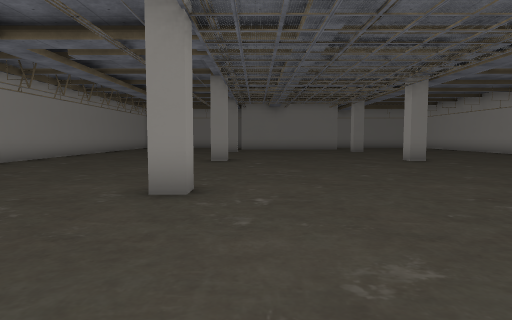
view 1 (above)

24 first-person views from a walk through a Unity game level. The camera is 1.5 m above the floor, tilts 4° down and sees 75° across. Doors are open. The floor is counted in squares, 2 m on a side. Each view is taken from the middle of a square. On the plan, view 1 faces up. The plan holds only what a view shows up to about 11 squares ahead; the rest is blank. The place goes on beyond the plan. Some surface patterns are stand-ins.

view 2
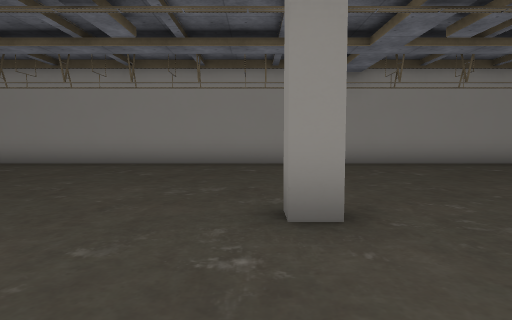

view 3
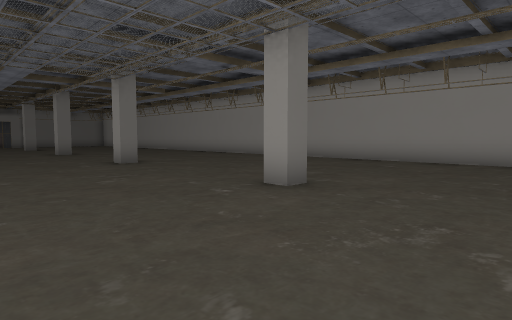

view 4
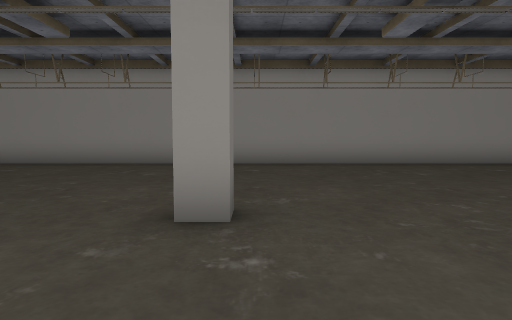

view 5
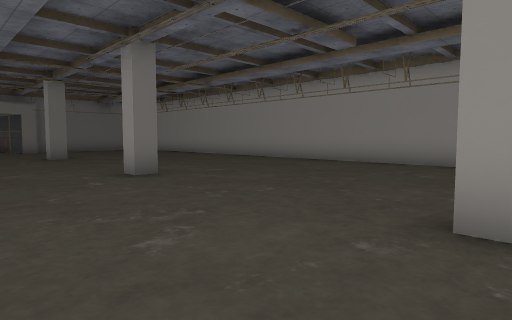

view 6
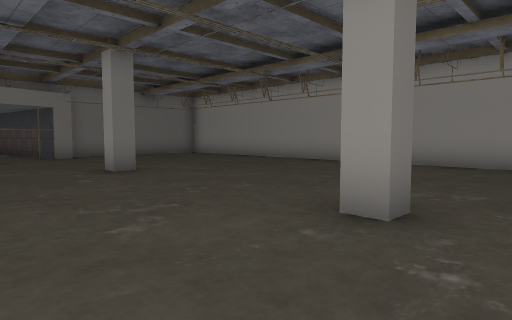

view 7
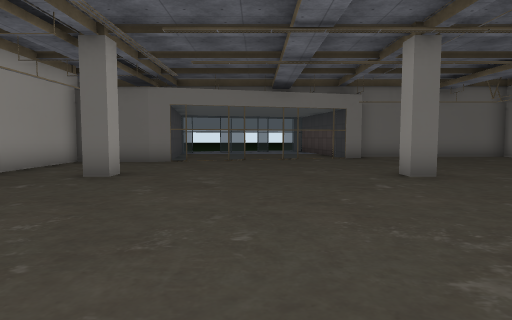

view 8
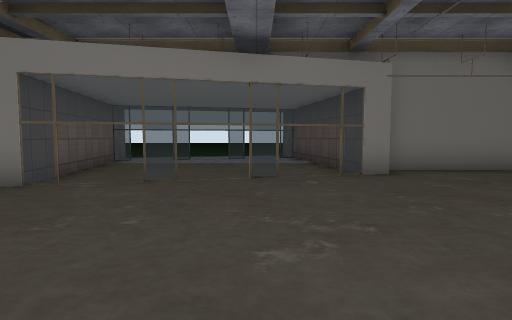

view 9
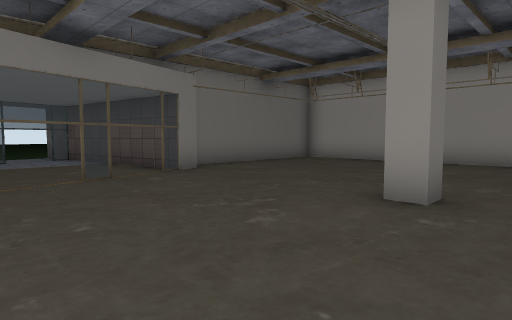

view 10
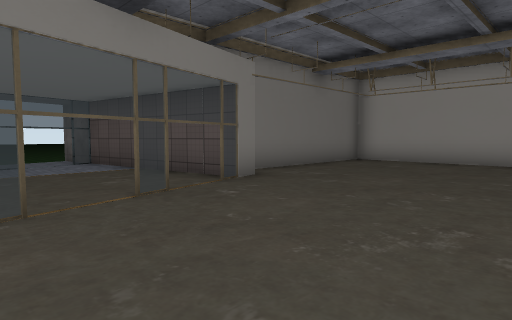

view 11
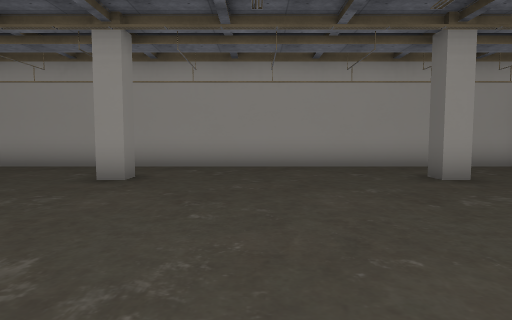

view 12
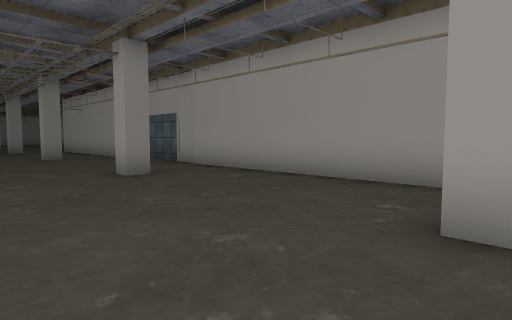

view 13
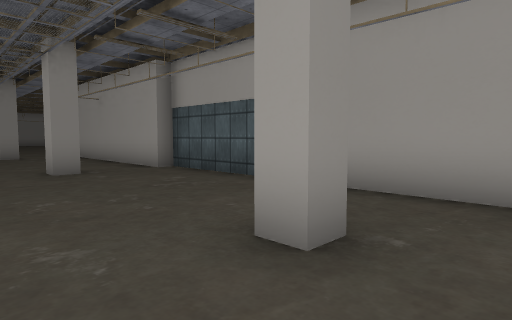

view 14
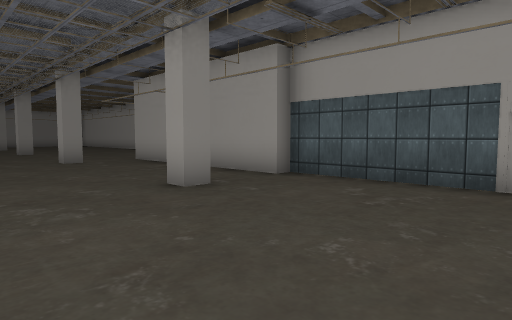

view 15
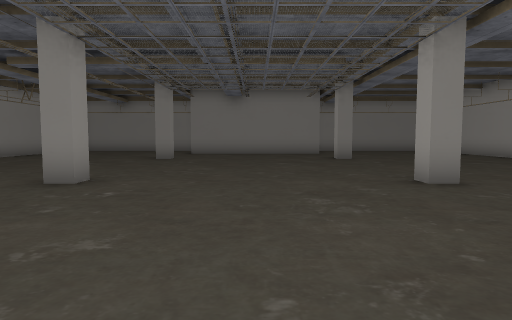

view 16
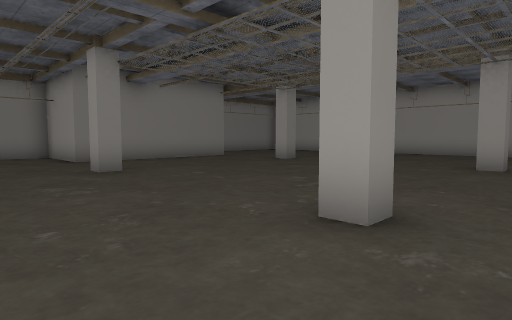

view 17
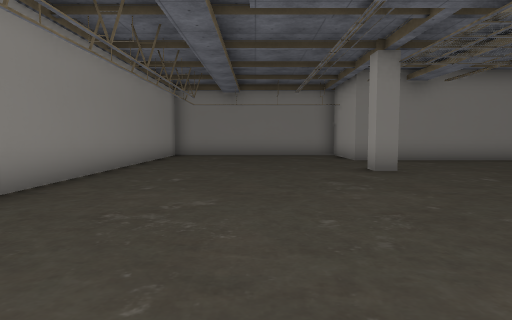

view 18
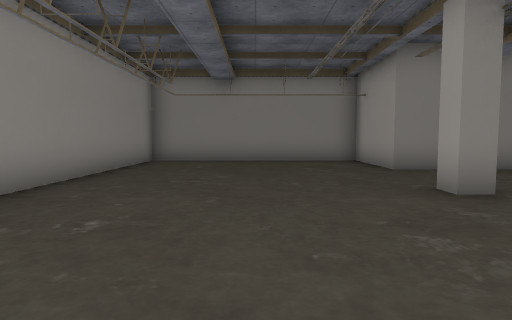

view 19
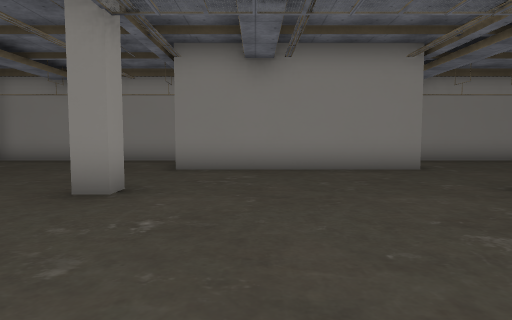

view 20
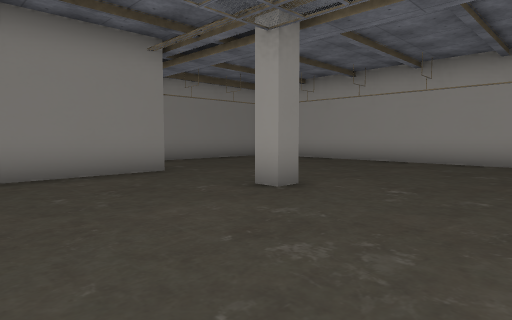

view 21
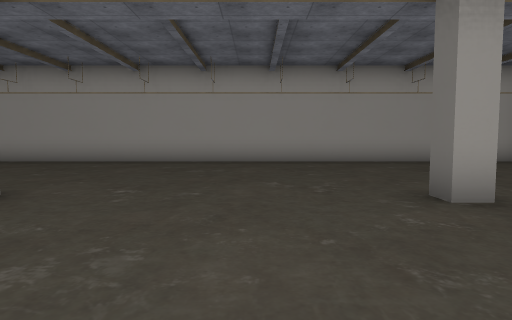

view 22
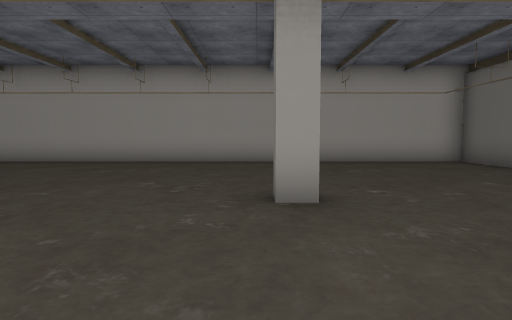

view 23
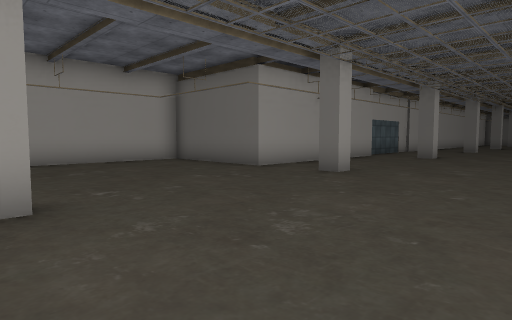

view 24
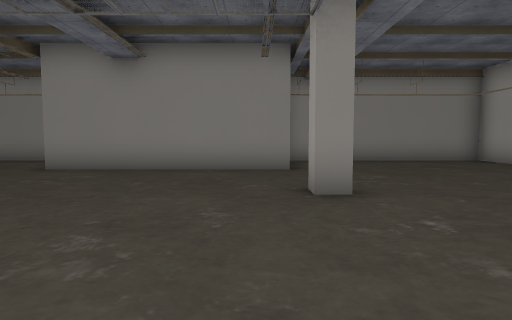

### Floor plan
Ten units are one square. View 1 is at (0, 0); x grows to the right and y downward. Boxes are objects, and circles mark ways between rooms. Rooms are numbered by the first view taken in them; rooms with no view inside come last. Other rooms are left out.
<svg viewBox="-78 -230 193 549">
<path fill="none" stroke="#000" d="M-15 12 -9 12 -9 18M-9 -49 -9 -43 -15 -43M54 17 48 17 48 11M54 -43 48 -43 48 -48 53 -48M-15 72 -9 72 -9 78M76 15 71 15 71 -48 110 -48 110 -225 50 -225M-73 -49 -73 76M54 77 48 77 48 71M-9 -109 -9 -103 -14 -103 -14 -109M54 -103 48 -103 48 -108 52 -108M-73 93 -73 154M-73 -111 -73 -65M-15 132 -9 132 -9 138M52 137 48 137 48 131M-9 -169 -9 -163 -14 -163 -14 -169M54 -163 48 -163 48 -169M-73 175 -73 255 -20 255M-15 192 -9 192 -9 198M49 -196 -8 -196 -8 -225 -73 -225 -73 -132M48 198 48 192 53 192M40 232 52 229 74 230 74 15M23 237 29 235M5 241 12 239M-18 248 -6 244M31 289 37 288M-4 299 2 297M-11 246 -1 314M55 290 46 230"/>
<circle cx="15" cy="239" r="3" fill="#2a7"/>
<text x="0" y="0">1</text>
<text x="20" y="270">2</text>
</svg>
Room 1 opens to room 2.

Where each view was taken, in squares from view 1:
view 1: 0 up, 0 right, facing up
view 2: 4 up, 2 right, facing left
view 3: 2 up, 3 right, facing down-left
view 4: 7 down, 2 right, facing left
view 5: 7 down, 2 right, facing down-left
view 6: 12 down, 2 right, facing down-left
view 7: 13 down, 2 right, facing down
view 8: 18 down, 1 right, facing down
view 9: 18 down, 3 right, facing down-left
view 10: 20 down, 3 right, facing down-left
view 11: 16 down, 1 left, facing right
view 12: 14 down, 2 right, facing up-right
view 13: 9 down, 3 right, facing up-right
view 14: 6 down, 2 right, facing up-right
view 15: 5 up, 2 right, facing up
view 16: 9 up, 4 left, facing up-right
view 17: 9 up, 4 left, facing up
view 18: 12 up, 4 left, facing up
view 19: 12 up, 1 right, facing up
view 20: 13 up, 1 right, facing up-right
view 21: 13 up, 1 right, facing right
view 22: 11 up, 1 right, facing right
view 23: 11 up, 1 right, facing down-right
view 24: 12 up, 4 right, facing up
